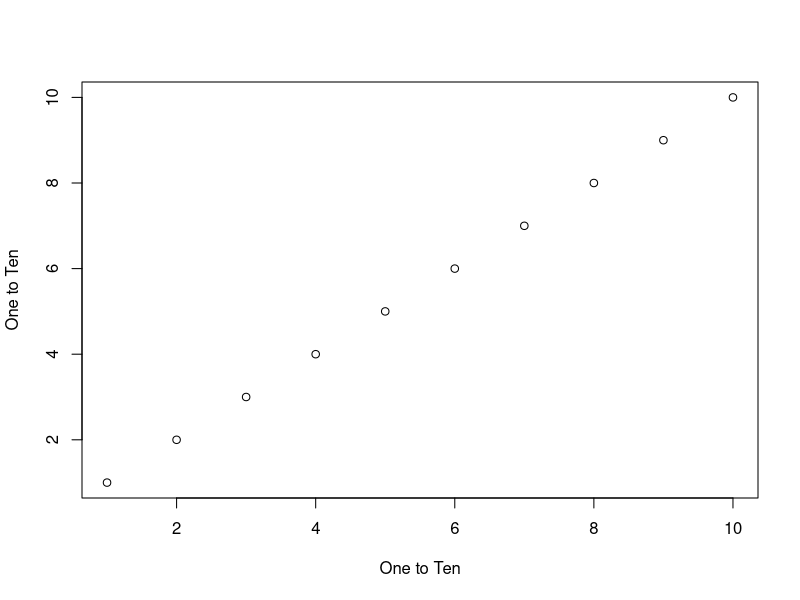

Source code (R):
## ---- chunk 1
knitr::opts_chunk$set(echo = TRUE)
## ---- chunk 2
summary(cars)
## ---- chunk 3
plot(1:10, xlab = "One to Ten", ylab = "One to Ten")
